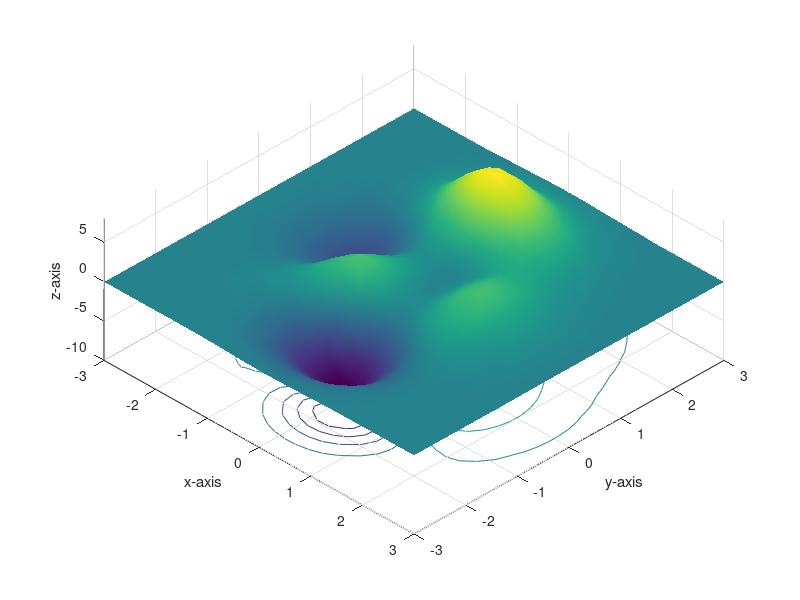

Recreate this plot in MATLAB.
[x,y,z]=peaks(30);
surfc(x,y,z)
shading interp
axis tight
xlabel('x-axis')
ylabel('y-axis')
zlabel('z-axis')
view(45,60)